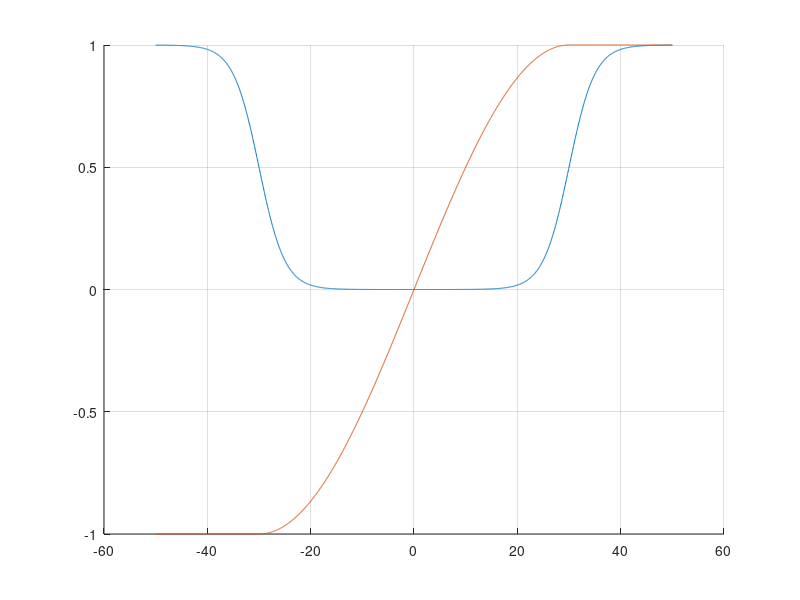

Write MATLAB code to recreate this figure.

clear;
figure(1);
hold on; grid on;

e=linspace(-50,50,2001);
e0=30;
k_e_dir=6*1/15;
% k_e_t=6/140;

Jep = (1./(1+exp(-k_e_dir*(e-e0))));
Jem = (1./(1+exp(k_e_dir*(e+e0))));
Jdir= Jep+Jem;

% Je = (2./(1+exp(-k_e_t*(e)))-1);
for i = 1:length(e)
    if abs(e(i))<e0
        e_e0 = sin(e(i)/e0*pi/2);
    else
        e_e0 = 1*sign(e(i));
    end
    Je(i)=e_e0;
%     Je(i) = Jep(i)-Jem(i)+(1-Jdir(i)).*e_e0;
end
% Je = (Jep-Jem)+(1-Jdir).*(e/(e0));

% k_e_Gam=2;
% e_d=e;
% e_d_co=30;
% JGam = 1./(1+exp(-k_e_Gam*(e_d-e_d_co))) + 1./(1+exp(k_e_Gam*(e_d+e_d_co)));
% plot(e_d,JGam)

% subplot(2,1,1); hold on; grid on;
% plot(e,Jep+Jem)
% 
% subplot(2,1,2); hold on; grid on;
% plot(e,-pi/4-((Jep+Jem)*pi/2+(1-(Jep+Jem))*pi/4))

plot(e,Jdir)
plot(e,Je)
% plot(e,Je.^2)


%%
clear;
N=50000;
r=rand(N,1);
for i=1:N
    atan_tic=tic;
    atan(r(i));
    atan_rec(i)=toc(atan_tic);
    exp_tic=tic;
    exp(r(i));
    exp_rec(i)=toc(exp_tic);
end

% plot(1:N,atan_rec,1:N,exp_rec)
mean(atan_rec)
mean(exp_rec)
    